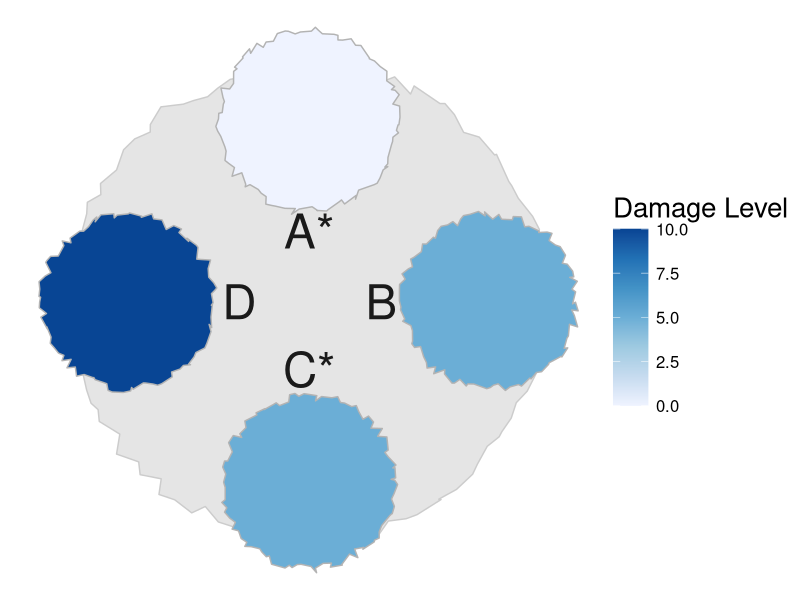
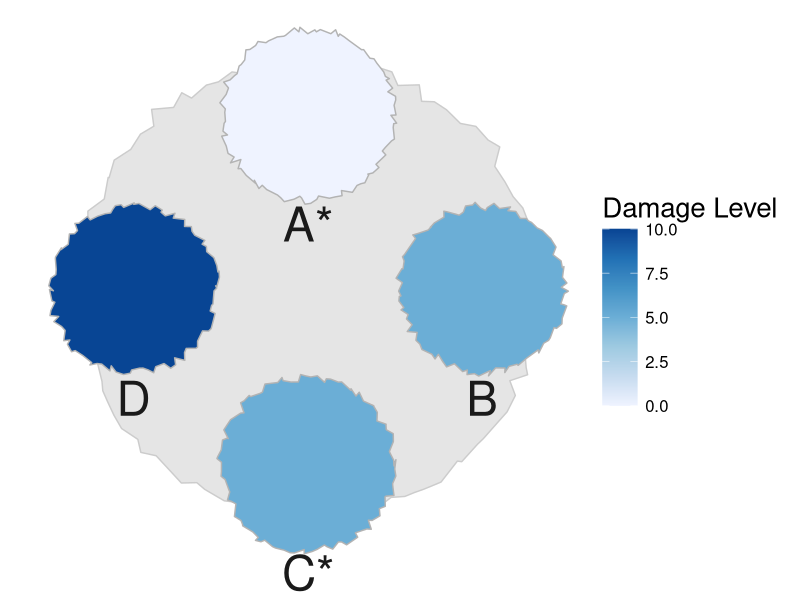
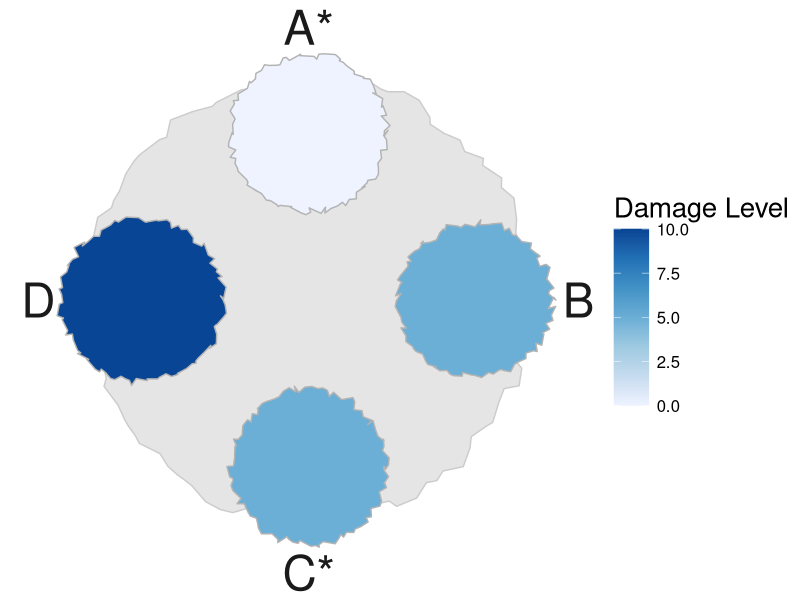
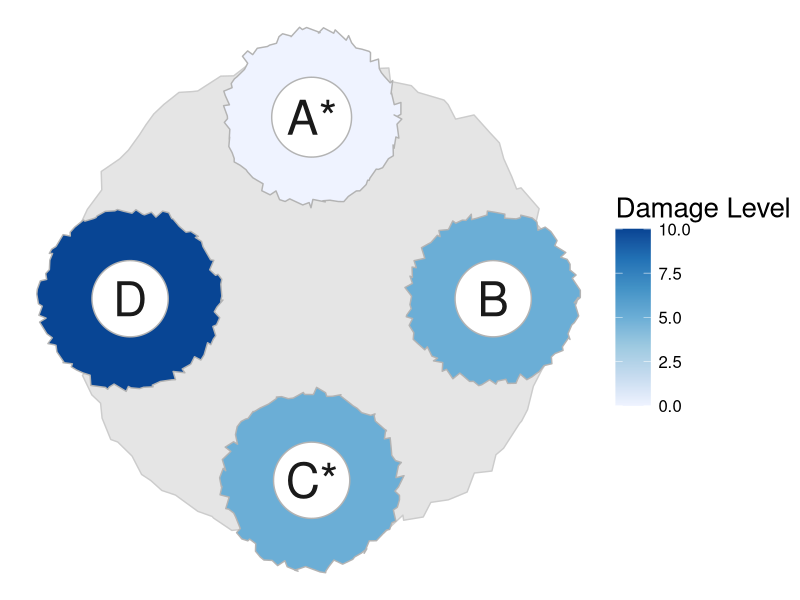
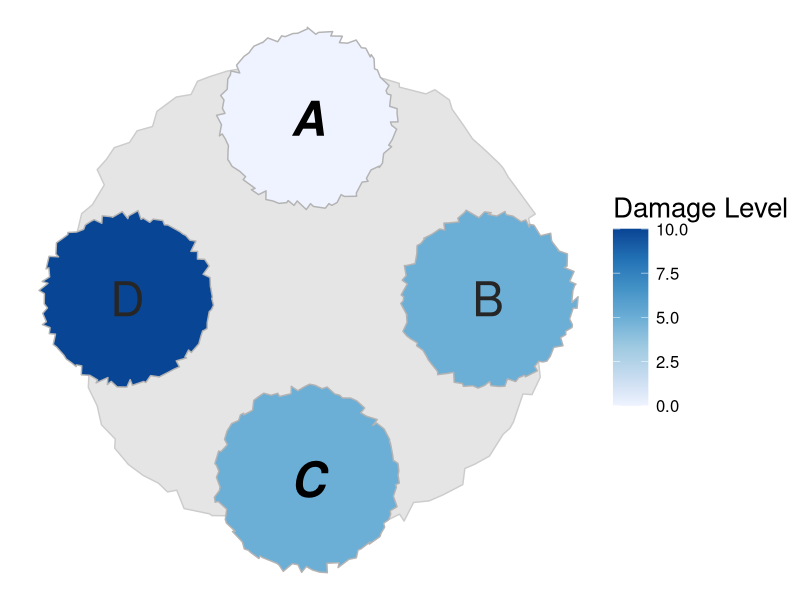

Write the R code that produced these figures, in order.
library(tidyverse)
library(RColorBrewer)
library(viridis)
library(here)
library(cowplot)

##TO DO: 
  #Add symbol as argument to create_map 
  #Find symbols that properly render after being pasted over 

###CIRCLE GENERATION###
#Helper functions
generate_circle <- function(radius) {
  num_points <- 100  # Number of points along the circle
  angles <- seq(0, 2 * pi, length.out = num_points)
  
  circle <- data.frame(
    x = radius * cos(angles),
    y = radius * sin(angles)
  )
  
  return(circle)
}

add_deviation_to_circle <- function(circle, deviation_factor = 0.05) {
  deviation_x <- runif(nrow(circle), -deviation_factor, deviation_factor)
  deviation_y <- runif(nrow(circle), -deviation_factor, deviation_factor)
  circle$x <- circle$x + deviation_x
  circle$y <- circle$y + deviation_y
  return(circle)
}

adjust_perimeter <- function(circle, target_perimeter) {
  perimeter <- sum(sqrt(diff(circle$x)^2 + diff(circle$y)^2))
  scale_factor <- target_perimeter / perimeter
  circle$x <- circle$x * scale_factor
  circle$y <- circle$y * scale_factor
  return(circle)
}

#Call this function to generate circle!
base_circle <- function(radius, target_perimeter, deviation_factor) {
  circle <- generate_circle(radius)
  circle <- add_deviation_to_circle(circle, deviation_factor)
  circle <- adjust_perimeter(circle, target_perimeter)
  return(circle)
}

#Polygon rotation helper function
rot <- function(df, angle_deg) {
  angle_rad <- angle_deg * (pi / 180)
  
  df_rotated <- df |>
    mutate(
      x_rot = x * cos(angle_rad) - y * sin(angle_rad),
      y_rot = x * sin(angle_rad) + y * cos(angle_rad),
      x = x_rot, 
      y = y_rot
    )
  
  return(df_rotated)
}

###MAP CREATION###
create_map = function(starting_angle, idx) {
  #Declare polygon objects
  obj1 <- base_circle(.85, 3.8, .045)
  obj2 <- base_circle(.85, 3.8, .045)
  obj3 <- base_circle(.85, 3.8, .045)
  obj4 <- base_circle(.85, 3.8, .045)
  
  #Establish map-wise rotation
  first_obj_rad = (starting_angle * pi/180) + (9*pi)/2
  second_obj_rad = first_obj_rad + (3*pi)/2 
  third_obj_rad = first_obj_rad + (2*pi)/2
  fourth_obj_rad = first_obj_rad + (pi)/2
  
  #Calculate end-goal center coordinates of each polygon
  cntr1_x = cos(first_obj_rad)
  cntr1_y = sin(first_obj_rad)
  cntr2_x = cos(second_obj_rad)
  cntr2_y = sin(second_obj_rad)
  cntr3_x = cos(third_obj_rad)
  cntr3_y = sin(third_obj_rad)
  cntr4_x = cos(fourth_obj_rad)
  cntr4_y = sin(fourth_obj_rad)
  
  #Translating polygons to formerly-calculated center coordinates
  coords1 <- obj1 |>
    mutate(x = x + cntr1_x,
           y = y + cntr1_y,
           damage = 0,
           yes_no = 0)
  coords2 <- obj2 |>
    mutate(x = x + cntr2_x,
           y = y + cntr2_y,
           damage = 5, 
           yes_no = 1)
  coords3 <- obj3 |>
    mutate(x = x + cntr3_x,
           y = y + cntr3_y, 
           damage = 5, 
           yes_no = 0)
  coords4 <- obj4 |>
    mutate(x = x + cntr4_x,
           y = y + cntr4_y, 
           damage = 10, 
           yes_no = 1)
  
  #Create label overlay with polygon center coordinates
  #Adding rotation from rot() function to label coordinates
  labels <- data.frame(
    text = c("A", "B", "C", "D"),
    x = c(cntr1_x, cntr2_x, cntr3_x, cntr4_x),
    y = c(cntr1_y, cntr2_y, cntr3_y, cntr4_y))
  
  #Circle qualities pre-selected based on visual salience
  circle <- base_circle(1.7, 9, .055) 
  
  uninhabited <- data.frame(text = c("Uninhabited", "Area"), x = c(0, 0), y = c(0.1, -0.1))
  
  yes_no <- data.frame(
    state = c('A', 'B', 'C', 'D'),
    text = c("yes", "no", 'yes', 'no'))
    
  labels <- labels |>
    left_join(yes_no, by = join_by(text == state)) |>
    mutate(textplot = ifelse(text.y == "yes", paste0(text, '*'), text)) 
  
  #Plot, store to object
  if (idx == 0) {
    #Outside provinces, within base polygon
    labels <- labels |> 
      mutate(y = case_when(text == "A" ~ y-.61,
                           text == "C" ~ y+.625,
                           TRUE ~ y),
             x = case_when(text == "D" ~ x+.615,
                           text == "B" ~ x-.6,
                           TRUE ~ x))
    map <- ggplot() +
      geom_polygon(circle, mapping = aes(x = x, y = y), fill = "grey90", color = "grey80") +
      geom_polygon(data = coords1, aes(x = x, y = y, fill = damage), color  = "grey70") +
      geom_polygon(data = coords2, aes(x = x, y = y, fill = damage), color = "grey70") +
      geom_polygon(data = coords3, aes(x = x, y = y, fill = damage), color = "grey70") +
      geom_polygon(data = coords4, aes(x = x, y = y, fill = damage), color = "grey70") +
      geom_text(data = labels, aes(x = x, y = y, label = textplot), color = "grey10", size = 12) +
      scale_fill_distiller(direction = 1, palette = "Blues", limits = c(0, 10)) +
      coord_fixed() 
  } else if (idx == 1) {
    #Below provinces
    labels <- labels |> 
      mutate(y = y - .625)
    map <- ggplot() +
      geom_polygon(circle, mapping = aes(x = x, y = y), fill = "grey90", color = "grey80") +
      geom_polygon(data = coords1, aes(x = x, y = y, fill = damage), color  = "grey70") +
      geom_polygon(data = coords2, aes(x = x, y = y, fill = damage), color = "grey70") +
      geom_polygon(data = coords3, aes(x = x, y = y, fill = damage), color = "grey70") +
      geom_polygon(data = coords4, aes(x = x, y = y, fill = damage), color = "grey70") +
      geom_text(data = labels, aes(x = x, y = y, label = textplot), color = "grey10", size = 12) +
      scale_fill_distiller(direction = 1, palette = "Blues", limits = c(0, 10)) +
      coord_fixed()  
  } else if (idx == 2) {
    #Outside polygons, outside base polygon
    labels <- labels |> 
      mutate(y = case_when(text == "A" ~ y+.635,
                           text == "C" ~ y-.635,
                           TRUE ~ y),
             x = case_when(text == "D" ~ x-.62,
                           text == "B" ~ x+.62,
                           TRUE ~ x))
    map <- ggplot() +
      geom_polygon(circle, mapping = aes(x = x, y = y), fill = "grey90", color = "grey80") +
      geom_polygon(data = coords1, aes(x = x, y = y, fill = damage), color  = "grey70") +
      geom_polygon(data = coords2, aes(x = x, y = y, fill = damage), color = "grey70") +
      geom_polygon(data = coords3, aes(x = x, y = y, fill = damage), color = "grey70") +
      geom_polygon(data = coords4, aes(x = x, y = y, fill = damage), color = "grey70") +
      geom_text(data = labels, aes(x = x, y = y, label = textplot), color = "grey10", size = 12) +
      scale_fill_distiller(direction = 1, palette = "Blues", limits = c(0, 10)) +
      coord_fixed()  
  } else if (idx == 3) {
    label_circle_a <- generate_circle(.22) |>
      mutate(x = x + cntr1_x, 
             y = y + cntr1_y)
    label_circle_b <- generate_circle(.21) |>
      mutate(x = x + cntr2_x,
             y = y + cntr2_y)
    label_circle_c <- generate_circle(.21) |> 
      mutate(x = x + cntr3_x, 
             y = y + cntr3_y)
    label_circle_d <- generate_circle(.21) |>
      mutate(x = x + cntr4_x, 
             y = y + cntr4_y)
    
    map <- ggplot() +
      geom_polygon(circle, mapping = aes(x = x, y = y), fill = "grey90", color = "grey80") +
      geom_polygon(data = coords1, aes(x = x, y = y, fill = damage), color  = "grey70") +
      geom_polygon(data = coords2, aes(x = x, y = y, fill = damage), color = "grey70") +
      geom_polygon(data = coords3, aes(x = x, y = y, fill = damage), color = "grey70") +
      geom_polygon(data = coords4, aes(x = x, y = y, fill = damage), color = "grey70") +
      geom_polygon(data = label_circle_a, aes(x = x, y = y), fill = "white", color = "grey70") +
      geom_polygon(data = label_circle_b, aes(x = x, y = y), fill = "white", color = "grey70") +
      geom_polygon(data = label_circle_c, aes(x = x, y = y), fill = "white", color = "grey70") +
      geom_polygon(data = label_circle_d, aes(x = x, y = y), fill = "white", color = "grey70") +
      geom_text(data = labels, aes(x = x, y = y, label = textplot), color = "grey10", size = 12) +
      scale_fill_distiller(direction = 1, palette = "Blues", limits = c(0, 10)) +
      coord_fixed()
  } else {
    #Bold/italic
    #To include symbol, switch label = text in geom_text to label = textplot
    vote_yes <- labels |> 
      filter(text.y == "yes")
    vote_no <- labels |> 
      filter(text.y == "no")
    
    map <- ggplot() +
      geom_polygon(circle, mapping = aes(x = x, y = y), fill = "grey90", color = "grey80") +
      geom_polygon(data = coords1, aes(x = x, y = y, fill = damage), color  = "grey70") +
      geom_polygon(data = coords2, aes(x = x, y = y, fill = damage), color = "grey70") +
      geom_polygon(data = coords3, aes(x = x, y = y, fill = damage), color = "grey70") +
      geom_polygon(data = coords4, aes(x = x, y = y, fill = damage), color = "grey70") +
      geom_text(data = vote_yes, aes(x = x, y = y, label = text), fontface = "bold.italic", color = "black", size = 12) +
      geom_text(data = vote_no, aes(x = x, y = y, label = text), color = "grey15", size = 12) +
      scale_fill_distiller(direction = 1, palette = "Blues", limits = c(0, 10)) +
      coord_fixed() 
  }
  
  #Add void theme to eliminate grid lines, axes, etc. 
  map <- map +
    theme_void() +  
    theme(plot.background = element_rect(fill = "white", color = NA),
          legend.key.size = unit(.9, 'cm'), 
          legend.text = element_text(size = 12), 
          legend.title = element_text(size = 20)) +
    labs(fill = "Damage Level")
  return(map)
}

labels_inside_base <- create_map(0, 0)
labels_below_prov <- create_map(0, 1)
labels_outside_base <- create_map(0, 2)
white_circle_labels <- create_map(0, 3)
bold_italic <- create_map(0, 4)

path <- here("map_plots", "vote_prototypes", "labels_inside_base.png") 
ggsave(path, plot = labels_inside_base, width = 10, height = 8, dpi = 300)

path <- here("map_plots", "vote_prototypes", "labels_below_prov.png") 
ggsave(path, plot = labels_below_prov, width = 10, height = 8, dpi = 300)

path <- here("map_plots", "vote_prototypes", "labels_outside_base.png") 
ggsave(path, plot = labels_outside_base, width = 10, height = 8, dpi = 300)

path <- here("map_plots", "vote_prototypes", "white_circle_labels.png") 
ggsave(path, plot = white_circle_labels, width = 10, height = 8, dpi = 300)

path <- here("map_plots", "vote_prototypes", "bold_italic.png") 
ggsave(path, plot = bold_italic, width = 10, height = 8, dpi = 300)
